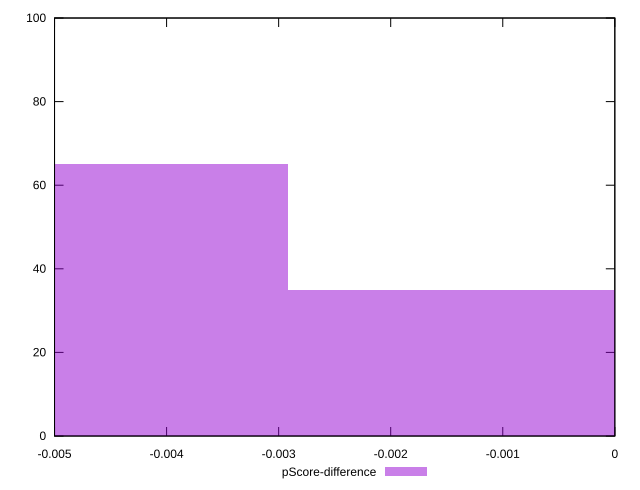

The gnuplot source for this figure:
reset

$pScoreDifference <<EOF
0 35
-0.005829876381510639 65
EOF

set key outside below
set boxwidth 0.005829876381510639
set xrange [-0.0050000000000000044:0]
set yrange [0:100]
set trange [0:100]
set style fill transparent solid 0.5 noborder
set terminal svg size 640, 490 enhanced background rgb 'white'
set output "reports/report_00032_2021-02-25T10-28-15.087Z/unminified-javascript/samples/astro/pScore-difference/histogram.svg"

plot $pScoreDifference title "pScore-difference" with boxes

reset
